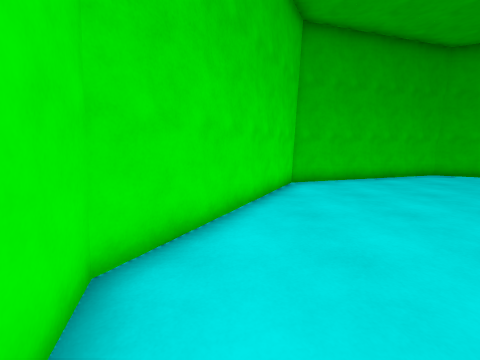
view 1 (above)

12 first-person views from a walk through a 3-D level made in the Godot game engine. The camera is 1.4 m above the floor, tilts 8° down and sees 90° across. The floor is counted in squares, 1 m on a side. Each view is taken from the middle of a square. On the plan, view 1 faces up. The plan holds only what a view shows up to about 13 squares ahead; the rest is blank. The place goes on beyond the plan.

view 2
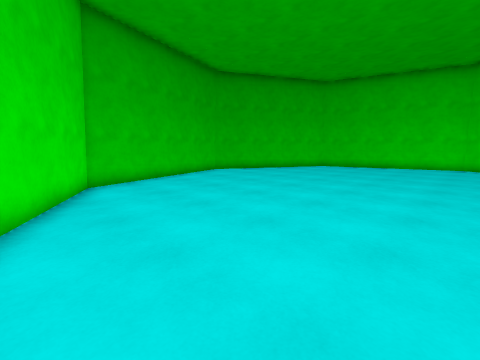

view 3
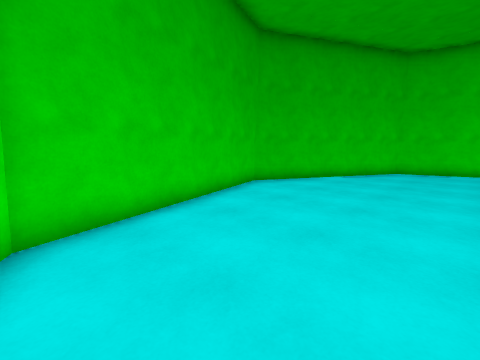

view 4
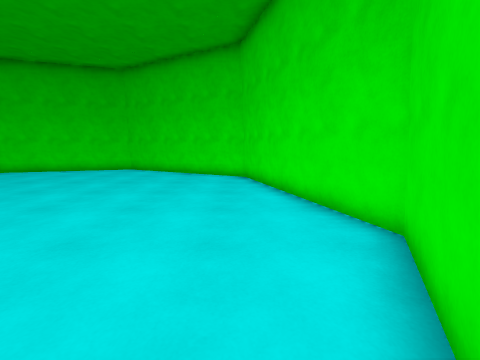

view 5
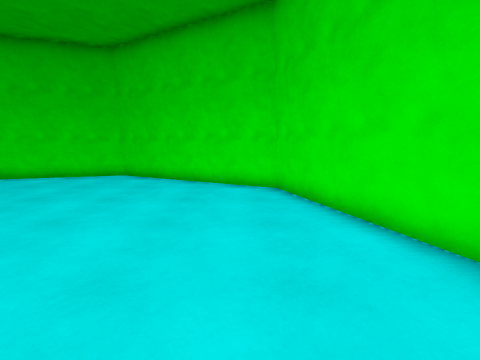

view 6
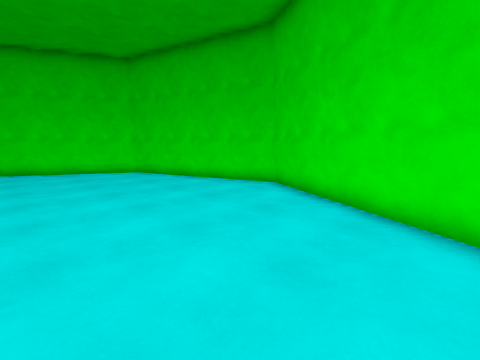

view 7
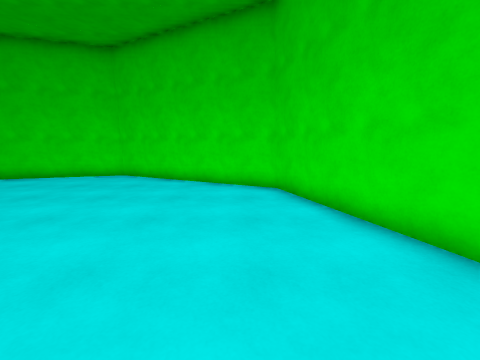

view 8
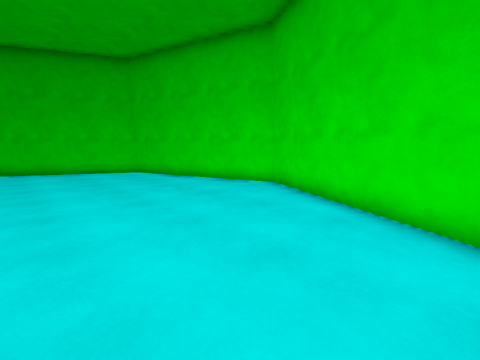

view 9
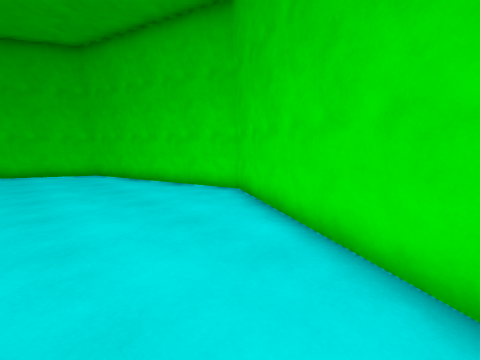

view 10
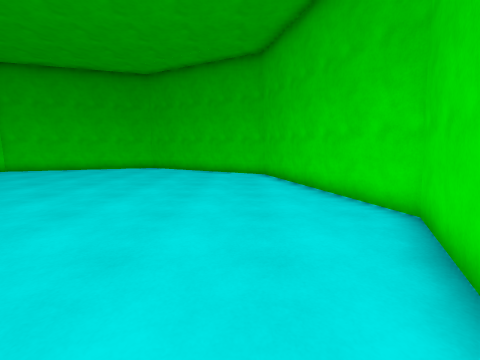

view 11
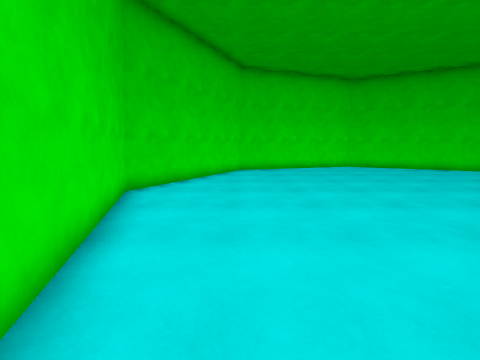

view 12
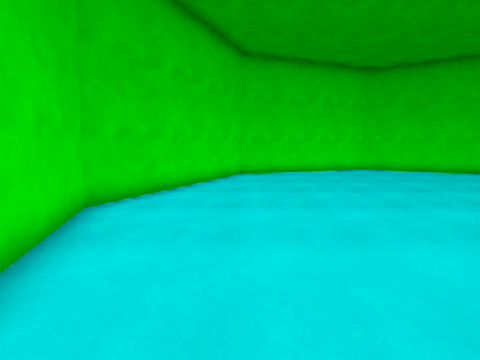

### Floor plan
Points are (right, up) in squares from view 1. A wall is a line through its corners. A room is listed if a view was taken in it or the views show most of it. See-through windows are left out.
Room 1 (views 1, 2, 3, 4, 5, 6, 7, 8, 9, 10, 11, 12)
walls: (2, 9.2) (-1.5, 2.4) (0.8, -5) (7.6, -8.5) (14.9, -6.2) (18.5, 0.6) (16.2, 8) (9.4, 11.5) (2, 9.2)

Where each view was taken, in squares from view 1:
view 1: 0 up, 0 right, facing up
view 2: 0 up, 0 right, facing up-right
view 3: 5 up, 2 right, facing up-right
view 4: 6 up, 1 right, facing down
view 5: 3 up, 2 right, facing down
view 6: 1 down, 2 right, facing down-right
view 7: 5 down, 7 right, facing right
view 8: 5 down, 11 right, facing up-right
view 9: 5 down, 13 right, facing up-right
view 10: 4 down, 15 right, facing up
view 11: 5 down, 15 right, facing left
view 12: 5 down, 13 right, facing left
